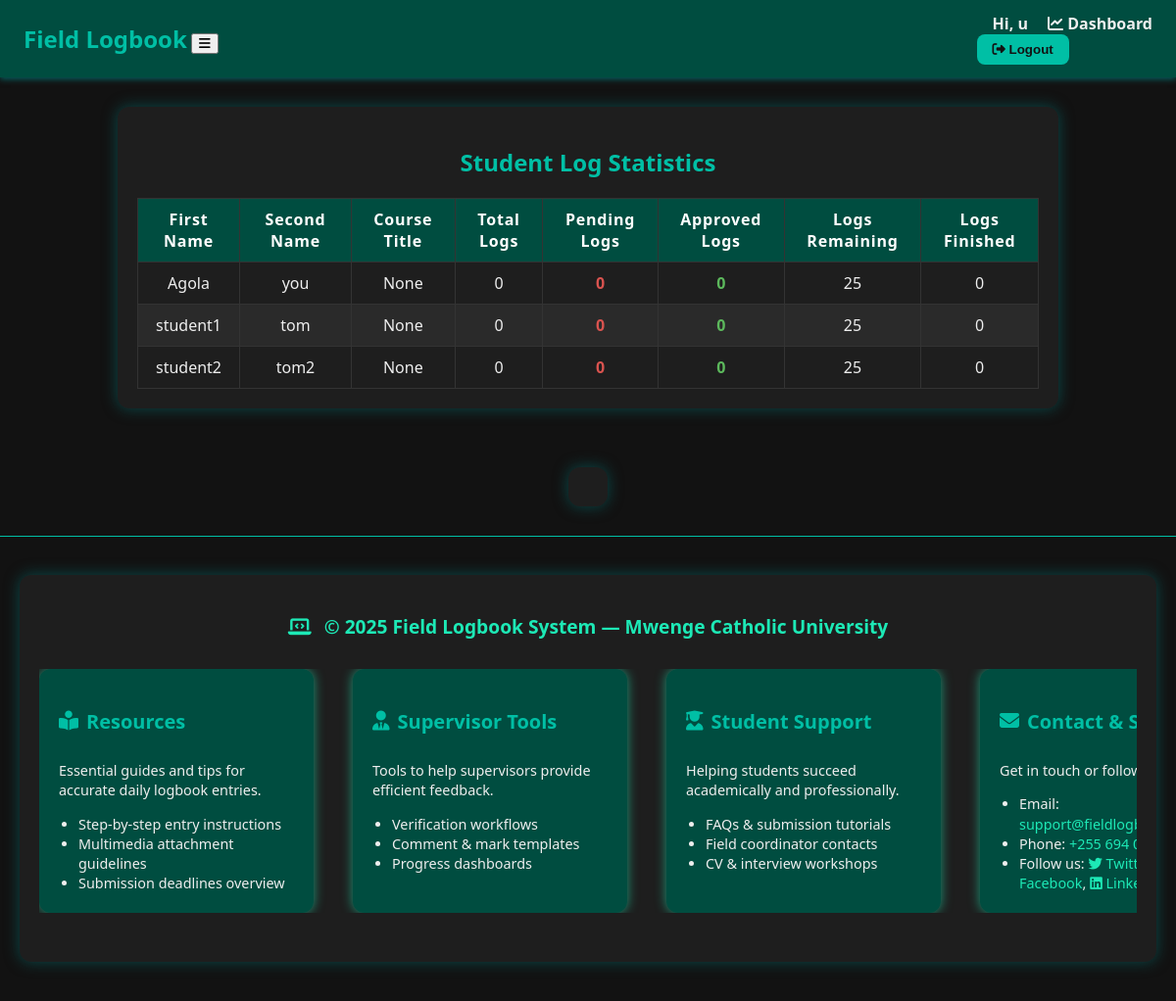
The page /log_statistics/ (signed in) on the database its author committed.
### users/models.py (models this page shows, shortened)
class CustomUser(AbstractUser):
    ROLE_CHOICES = [
        ('student', 'Student'),
        ('onstation', 'On-Station Supervisor'),
        ('oncampus', 'On-Campus Supervisor'),
        ('admin', 'Admin'),
    ]
    role = models.CharField(max_length=20, choices=ROLE_CHOICES)
    phone_number = models.CharField(max_length=20, blank=True, null=True)
    department = models.ForeignKey(
        Department,
        on_delete=models.SET_NULL,
        null=True,
        blank=True,
        related_name='users'
    )
    profile_picture = models.ImageField(upload_to='profile_pics/', blank=True, null=True)

### users/views.py (the view)
# urls.py: path('log_statistics/', views.view_log_statistics, name='view_log_statistics'),
@login_required
def view_log_statistics(request):
    students = StudentProfile.objects.all()  # Or filtered as you want
    students_stats = []
    for student in students:
        logs = LogEntry.objects.filter(student=student)
        total_logs = logs.count()
        pending_logs = logs.filter(status='pending').count()
        approved_logs = logs.filter(status='approved').count()
        expected_total_logs = 25
        logs_finished = approved_logs
        logs_remaining = max(expected_total_logs - total_logs, 0)
        students_stats.append({
            'first_name': student.user.first_name,
            'last_name': student.user.last_name,
            'course_title': student.course,
            'total_logs': total_logs,
            'pending_logs': pending_logs,
            'approved_logs': approved_logs,
            'logs_remaining': logs_remaining,
            'logs_finished': logs_finished,
        })
    context = {
        'students_stats': students_stats,
    }
    return render(request, 'users/log_statistics.html', context)

### users/templates/users/log_statistics.html (shortened to what this page needs)
{% extends "base.html" %}
{% block content %}
<h2>Student Log Statistics</h2>
<table>
  <thead>
    <tr>
      <th>First Name</th>
      <th>Second Name</th>
      <th>Course Title</th>
      <th>Total Logs</th>
      <th>Pending Logs</th>
      <th>Approved Logs</th>
      <th>Logs Remaining</th>
      <th>Logs Finished</th>
    </tr>
  </thead>
  <tbody>
    {% for stat in students_stats %}
    <tr>
      <td>{{ stat.first_name }}</td>
      <td>{{ stat.last_name }}</td>
      <td>{{ stat.course_title }}</td>
      <td>{{ stat.total_logs }}</td>
      <td class="pending">{{ stat.pending_logs }}</td>
      <td class="approved">{{ stat.approved_logs }}</td>
      <td>{{ stat.logs_remaining }}</td>
      <td>{{ stat.logs_finished }}</td>
    </tr>
    {% empty %}
    <tr>
      <td colspan="8" style="text-align: center; padding: 15px;">
        No students found.
      </td>
    </tr>
    {% endfor %}
  </tbody>
</table>
{% endblock %}

### users/templates/base.html (shortened to what this page needs)
{% load static %}
<!DOCTYPE html>
<html lang="en">
<head>
  <link href="https://cdnjs.cloudflare.com/ajax/libs/font-awesome/6.5.0/css/all.min.css" rel="stylesheet" />
  <link rel="stylesheet" href="{% static 'css/base_style.css' %}" />
</head>
<body>
  <nav class="navbar">
    <div class="nav-left">
      <a href="{% url 'users:home' %}" class="nav-logo">Field Logbook</a>
      <button id="nav-toggle"><i class="fas fa-bars"></i></button>
    </div>
    <div class="nav-right" id="nav-menu">
      {% if user.is_authenticated %}
        <span class="nav-welcome">Hi, {{ user.username }}</span>
        {% if user.is_superuser %}
          <a href="/admin/" class="nav-link"><i class="fas fa-tools"></i> Admin</a>
        {% else %}
          <a href="{% url 'users:dashboard' %}" class="nav-link"><i class="fas fa-chart-line"></i> Dashboard</a>
        {% endif %}
        <form method="post" action="{% url 'users:logout' %}" class="logout-form">
          <button type="submit" class="logout-btn">
            <i class="fas fa-sign-out-alt"></i> Logout
          </button>
        </form>
      {% endif %}
    </div>
  </nav>
  <main class="main-content">
    {% block content %}
    {% endblock %}
  </main>
  {% include 'includes/footer.html' %}
</body>
</html>

### users/static/css/base_style.css (style rules this page uses)
body { background-color: #121212; color: #eeeeee; font-family: 'Segoe UI', Tahoma, Geneva, Verdana, sans-serif; margin: 0; padding: 0; }
a { color: #00bfa5; text-decoration: none; }
.container, .content-wrapper, main { max-width: 960px; margin: 30px auto; padding: 20px; background-color: #1e1e1e; border-radius: 12px; box-shadow: 0 0 15px rgba(0, 128, 128, 0.5); }
.navbar { display: flex; justify-content: space-between; align-items: center; background-color: #004d40; padding: 0.8rem 1.5rem; color: #eeeeee; box-shadow: 0 2px 6px rgba(0, 128, 128, 0.7); }
.nav-logo { font-weight: 700; font-size: 1.5rem; color: #00bfa5; text-decoration: none; }
.nav-link, .nav-welcome { color: #eeeeee; margin-left: 1rem; font-weight: 600; }
.logout-btn { background-color: #00bfa5; color: #121212; border: none; border-radius: 8px; padding: 8px 16px; font-weight: 700; cursor: pointer; transition: background-color 0.3s ease; }
h1, h2, h3, h4 { color: #00bfa5; }
table { width: 100%; border-collapse: collapse; margin-top: 20px; font-size: 1rem; }
th, td { padding: 12px 18px; text-align: center; }
thead { background-color: #004d40; }
thead th { color: #ffffff; font-weight: 600; letter-spacing: 0.05em; }
tbody tr { border-bottom: 1px solid #333333; transition: background-color 0.3s ease; }
tbody tr:nth-child(even) { background-color: #1e1e1e; }

### users/templates/users/log_statistics.html (style rules this page uses)
body { background-color: #121212; color: #eeeeee; font-family: Arial, sans-serif; margin: 0; padding: 20px; }
h2 { text-align: center; color: #00bfa5; margin-bottom: 20px; }
table { width: 100%; border-collapse: collapse; background-color: #1e1e1e; color: #eeeeee; }
thead tr { background-color: #004d40; color: white; }
th, td { padding: 10px; border: 1px solid #333; text-align: center; }
tbody tr { border-bottom: 1px solid #333; }
tbody tr:nth-child(even) { background-color: #2a2a2a; }
td.pending { color: #d9534f; font-weight: 600; }
td.approved { color: #5cb85c; font-weight: 600; }
td { font-weight: 500; }

### users/templates/includes/footer.html (style rules this page uses)
* { box-sizing: border-box; }
html, body { margin: 0; padding: 0; height: 100%; }
body { display: flex; flex-direction: column; min-height: 100vh; font-family: 'Segoe UI', Tahoma, Geneva, Verdana, sans-serif; }
main { flex: 1 0 auto; }

### rows shown on the page
CustomUser: username "u", first_name "Agola", last_name "you"
CustomUser: first_name "student1", last_name "tom"
CustomUser: first_name "student2", last_name "tom2"

### other values the page prints
{{ stat.course_title }} "None" "None" "None"
{{ stat.total_logs }} "0" "0" "0"
{{ stat.pending_logs }} "0" "0" "0"
{{ stat.approved_logs }} "0" "0" "0"
{{ stat.logs_remaining }} "25" "25" "25"
{{ stat.logs_finished }} "0" "0" "0"
